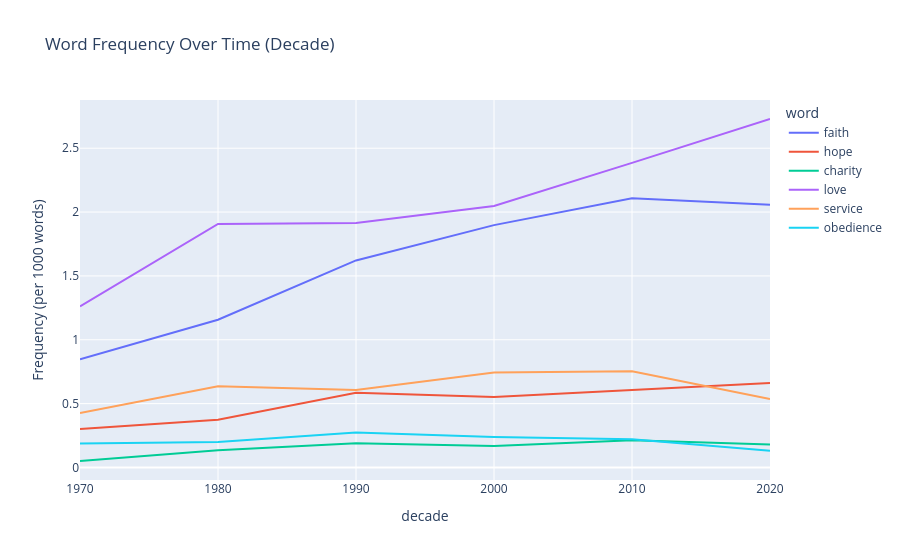

This figure's notebook cell:
### Markdown cell above
## Step 2: Temporal Analysis - Word and Phrase Trends

Track how specific words and phrases change in frequency over time.

### Code cell
# Initialize temporal analyzer
temporal = TemporalAnalyzer(talks)

# Track specific words over time
words_to_track = ['faith', 'hope', 'charity', 'love', 'service', 'obedience']

# Create interactive plot
fig = temporal.plot_word_trends(
    words_to_track,
    time_grouping='decade',
    normalize=True,
    interactive=True
)
fig.show()

### Figure 1 — Plotly figure (JSON) as saved in the notebook; plotly's stock layout.template omitted (floating-point values rounded to 4 significant figures)
{"data": [{"hovertemplate": "word=faith<br>decade=%{x}<br>Frequency (per 1000 words)=%{y}<extra></extra>", "legendgroup": "faith", "line": {"color": "#636efa", "dash": "solid"}, "marker": {"symbol": "circle"}, "mode": "lines", "name": "faith", "orientation": "v", "showlegend": true, "type": "scatter", "x": [1970, 1980, 1990, 2000, 2010, 2020], "xaxis": "x", "y": [0.8478, 1.157, 1.621, 1.898, 2.108, 2.057], "yaxis": "y"}, {"hovertemplate": "word=hope<br>decade=%{x}<br>Frequency (per 1000 words)=%{y}<extra></extra>", "legendgroup": "hope", "line": {"color": "#EF553B", "dash": "solid"}, "marker": {"symbol": "circle"}, "mode": "lines", "name": "hope", "orientation": "v", "showlegend": true, "type": "scatter", "x": [1970, 1980, 1990, 2000, 2010, 2020], "xaxis": "x", "y": [0.3016, 0.3747, 0.5849, 0.5524, 0.6064, 0.6622], "yaxis": "y"}, {"hovertemplate": "word=charity<br>decade=%{x}<br>Frequency (per 1000 words)=%{y}<extra></extra>", "legendgroup": "charity", "line": {"color": "#00cc96", "dash": "solid"}, "marker": {"symbol": "circle"}, "mode": "lines", "name": "charity", "orientation": "v", "showlegend": true, "type": "scatter", "x": [1970, 1980, 1990, 2000, 2010, 2020], "xaxis": "x", "y": [0.0509, 0.1352, 0.1904, 0.1674, 0.2138, 0.1806], "yaxis": "y"}, {"hovertemplate": "word=love<br>decade=%{x}<br>Frequency (per 1000 words)=%{y}<extra></extra>", "legendgroup": "love", "line": {"color": "#ab63fa", "dash": "solid"}, "marker": {"symbol": "circle"}, "mode": "lines", "name": "love", "orientation": "v", "showlegend": true, "type": "scatter", "x": [1970, 1980, 1990, 2000, 2010, 2020], "xaxis": "x", "y": [1.262, 1.907, 1.915, 2.047, 2.385, 2.729], "yaxis": "y"}, {"hovertemplate": "word=service<br>decade=%{x}<br>Frequency (per 1000 words)=%{y}<extra></extra>", "legendgroup": "service", "line": {"color": "#FFA15A", "dash": "solid"}, "marker": {"symbol": "circle"}, "mode": "lines", "name": "service", "orientation": "v", "showlegend": true, "type": "scatter", "x": [1970, 1980, 1990, 2000, 2010, 2020], "xaxis": "x", "y": [0.4258, 0.636, 0.606, 0.7435, 0.7529, 0.5362], "yaxis": "y"}, {"hovertemplate": "word=obedience<br>decade=%{x}<br>Frequency (per 1000 words)=%{y}<extra></extra>", "legendgroup": "obedience", "line": {"color": "#19d3f3", "dash": "solid"}, "marker": {"symbol": "circle"}, "mode": "lines", "name": "obedience", "orientation": "v", "showlegend": true, "type": "scatter", "x": [1970, 1980, 1990, 2000, 2010, 2020], "xaxis": "x", "y": [0.1877, 0.1999, 0.2741, 0.2393, 0.2208, 0.1316], "yaxis": "y"}], "layout": {"hovermode": "x unified", "legend": {"title": {"text": "word"}, "tracegroupgap": 0}, "title": {"text": "Word Frequency Over Time (Decade)"}, "xaxis": {"anchor": "y", "domain": [0, 1], "title": {"text": "decade"}}, "yaxis": {"anchor": "x", "domain": [0, 1], "title": {"text": "Frequency (per 1000 words)"}}}}
